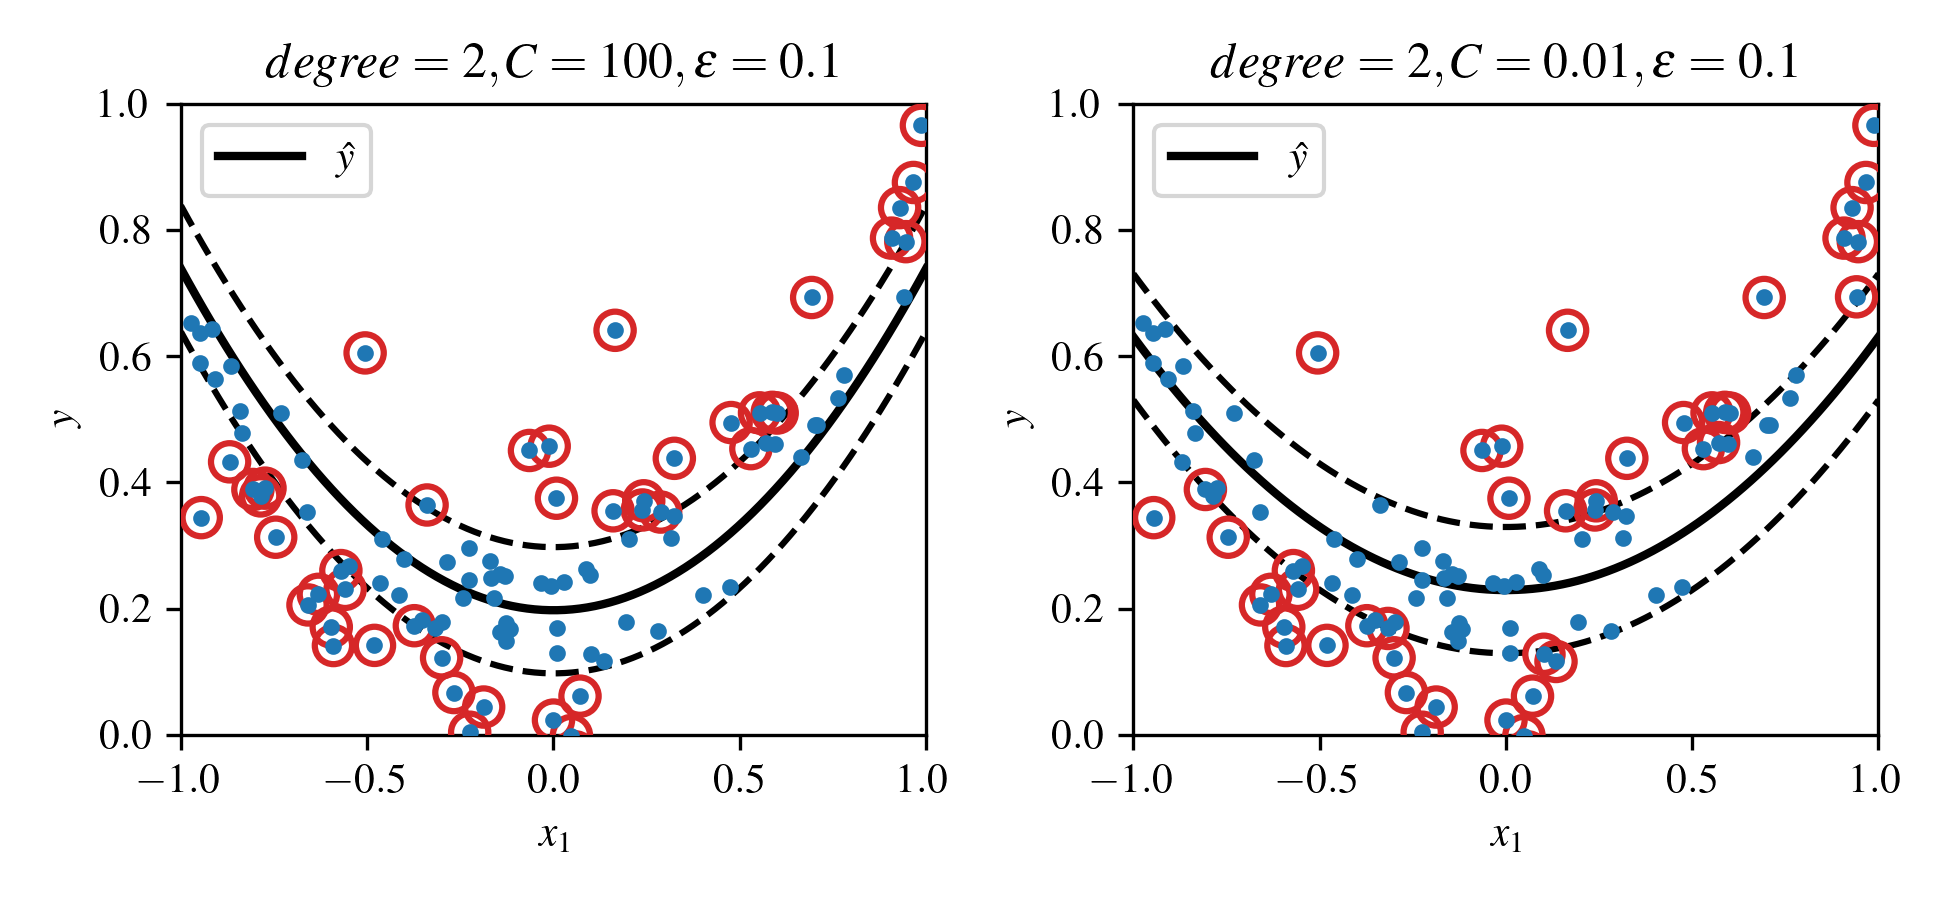

Recreate this plot in Python.
#!/usr/bin/env python3
# -*- coding: utf-8 -*-

import IPython as IP
IP.get_ipython().run_line_magic('reset', '-sf')

#%% import modules and set default fonts and colors

"""
Default plot formatting code for Austin Downey's series of open-source notes/
books. This common header is used to set the fonts and format.

Header file last updated May 16, 2024
"""

import numpy as np
import scipy as sp
import matplotlib.pyplot as plt
import matplotlib as mpl


# set default fonts and plot colors
plt.rcParams.update({'text.usetex': True})
plt.rcParams.update({'image.cmap': 'viridis'})
plt.rcParams.update({'font.serif':['Times New Roman', 'Times', 'DejaVu Serif',
 'Bitstream Vera Serif', 'Computer Modern Roman', 'New Century Schoolbook',
 'Century Schoolbook L',  'Utopia', 'ITC Bookman', 'Bookman', 
 'Nimbus Roman No9 L', 'Palatino', 'Charter', 'serif']})
plt.rcParams.update({'font.family':'serif'})
plt.rcParams.update({'font.size': 10})
plt.rcParams.update({'mathtext.rm': 'serif'})
# I don't think I need this next line as its set to 'stixsans' above. 
plt.rcParams.update({'mathtext.fontset': 'custom'}) 
cc = plt.rcParams['axes.prop_cycle'].by_key()['color']
## End of plot formatting code

plt.close('all')

#%% Plot figure

from sklearn.svm import SVR


# ----------------------------------------------------------
#   Helper – no plotting
# ----------------------------------------------------------
def svr_tube(svr_model, x_grid):
    """Return ŷ, upper, lower margins for supplied grid."""
    y_hat = svr_model.predict(x_grid)
    return y_hat, y_hat + svr_model.epsilon, y_hat - svr_model.epsilon

# ----------------------------------------------------------
#   Data & models
# ----------------------------------------------------------
np.random.seed(2)
m = 100
X = 2 * np.random.rand(m, 1) - 1
y = (0.2 + 0.1 * X + 0.5 * X**2 + np.random.randn(m, 1) / 10).ravel()

svr1 = SVR(kernel="poly", degree=2, C=100,  epsilon=0.1, gamma="scale").fit(X, y)
svr2 = SVR(kernel="poly", degree=2, C=0.01, epsilon=0.1, gamma="scale").fit(X, y)

x_grid = np.linspace(-1, 1, 100).reshape(-1, 1)
ŷ1, up1, low1 = svr_tube(svr1, x_grid)
ŷ2, up2, low2 = svr_tube(svr2, x_grid)

sup1 = svr1.support_
sup2 = svr2.support_

# ----------------------------------------------------------
#   Plotting (plt.subplot style)
# ----------------------------------------------------------
plt.figure(figsize=(6.5, 3))

# ── Model 1 ────────────────────────────────────────────────
plt.subplot(1, 2, 1)
plt.plot(x_grid, ŷ1,   'k-', lw=2, label=r'$\hat{y}$')
plt.plot(x_grid, up1,  'k--')
plt.plot(x_grid, low1, 'k--')
plt.scatter(X[sup1], y[sup1], s=80, facecolors="none",
            edgecolors=cc[3], linewidths=1.5,zorder=10)
plt.plot(X, y, 'o', ms=3,zorder=10)
plt.xlabel(r"$x_1$")
plt.ylabel(r"$y$")
plt.title(r"$degree={}, C={}, \epsilon={}$"
          .format(svr1.degree, svr1.C, svr1.epsilon))
plt.axis([-1, 1, 0, 1])
plt.legend(loc='upper left')

# ── Model 2 ────────────────────────────────────────────────
plt.subplot(1, 2, 2)
plt.plot(x_grid, ŷ2,   'k-', lw=2, label=r'$\hat{y}$')
plt.plot(x_grid, up2,  'k--')
plt.plot(x_grid, low2, 'k--')
plt.scatter(X[sup2], y[sup2], s=80, facecolors="none",
            edgecolors=cc[3], linewidths=1.5,zorder=10)
plt.plot(X, y, 'o', ms=3,zorder=10)
plt.xlabel(r"$x_1$")
plt.ylabel(r"$y$")
plt.title(r"$degree={}, C={}, \epsilon={}$"
          .format(svr2.degree, svr2.C, svr2.epsilon))
plt.axis([-1, 1, 0, 1])
plt.legend(loc='upper left')

plt.tight_layout()
plt.savefig("SVM_regression_2nd_degree", dpi=300)
plt.show()
